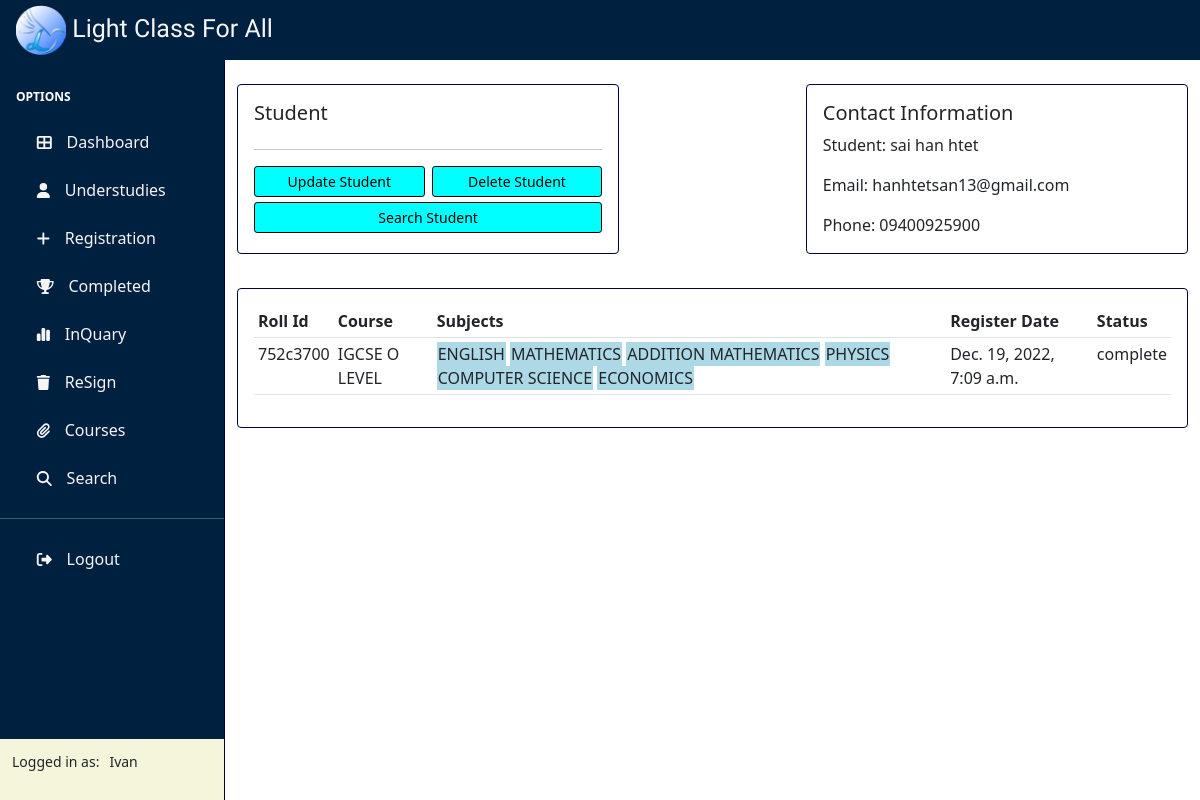
The app's page /studentinfo/3/ (signed in) with its own data.
### Class/models.py (models this page shows, shortened)
class Student(models.Model):
    STATUS = (
        ('understudies','understudies'),
        ('complete','complete'),
        ('resign','resign'),
    )
    roll_id = models.CharField(max_length=10, unique=True)
    status = models.CharField(max_length=100,
                                choices=STATUS,
                                default='understudies')
    student = NameField(max_length=50,null=True)
    guardian = NameField(max_length=50,null=True)
    phone = models.CharField(max_length=50,null=True)
    guardian_ph = models.CharField(max_length=50,null=True)
    email = models.EmailField(null=True)
    address = models.CharField(max_length=50,null=True)
    subjects = models.ManyToManyField(Subject)
    course = models.ForeignKey(Course,null=True,on_delete=models.SET_NULL)
    date_created = models.DateTimeField(auto_now_add=True,null=True)
    class Meta:
        db_table = 'STUDENT'

class Course(models.Model):
    name = models.CharField(max_length=100,null=True)
    class Meta:
        db_table = 'COURSE'
    def __str__(self) -> str:
        return self.name

class Subject(models.Model):
    name = models.CharField(max_length=50,null=True)
    class Meta:
        db_table = 'SUBJECT'
    def __str__(self) -> str:
        return self.name

### Class/views.py (the view)
# urls.py: path('studentinfo/<str:data>/',views.studentinfo,name='StudentInfo'),
@login_required(login_url='Login')
def studentinfo(request,data):
    student = Student.objects.get(id=data)
    dictSubjects = list(Student.subjects.through.objects.filter(student_id=student.id).values())
    subjs = []
    for i,subj in enumerate(dictSubjects):
        subjectname = Subject.objects.filter(id=subj['subject_id'])[0]
        subjs.append(subjectname)
    context = {
        'student':student,
        'rollid': student.roll_id,
        'subjects':subjs
        }
    return render(request,'Class/studentinfo.html',context)

### templates/class/studentinfo.html
{% extends 'Class/base.html' %}
{% block content %}
<br>
<div class="row Information">
    <div class="col-md-5 col-sm-6">
        <div class="card card-body Information-card">
            <h5>Student</h5>
            <hr>
            <div class="edit">
                <a href="{% url 'UpdateStudent' student.id %}" class="btn update_student btn-sm">Update Student</a>
                <a href="{% url 'DeleteStudent' student.id %}" class="btn delete_student btn-sm">Delete Student</a>
            </div>
            <a href="" class="btn search_student btn-sm btn-block" type="hidden">Search Student</a>
        </div>
    </div>
    <div class="col-md-5 col-sm-6">
        <div class="card card-body Information-card">
            <h5>Contact Information</h5>
            <p>Student: <span class="customer-name">{{student.student}}</span></p>
            <p>Email: <span class="customer-email">{{student.email}}</span></p>
            <p>Phone: <span class="customer-phone">{{student.phone}}</span></p>
        </div>
    </div>
</div>
<br>
<div class="row">
    <div class="col">
        <div class="card card-body">
            <table class="table table-sm">
                <tr>
                    <th>Roll Id</th>
                    <th>Course</th>
                    <th>Subjects</th>
                    <th>Register Date</th>
                    <th>Status</th>
                </tr>
                <tr>
                    <td>{{rollid}}</td>
                    <td>{{student.course}}</td>
                    <td>
                        {%for i in subjects%}
                        <span style="border: 1px solid lightblue;background-color: lightblue;">{{ i }}</span>
                        {% endfor %}
                    </td>
                    <td>{{student.date_created}}</td>
                    <td>{{student.status}}</td>
                </tr>
            </table>
        </div>
    </div>
</div>
{% endblock content %}

### templates/class/sidebar.html
{% load static %}
<div class="sidebar" id="layoutSidenav_nav">
    <nav class="sb-sidenav" id="sidenavAccordion">
        <div class="sb-sidenav-menu">
            <div class="nav">
                <div class="sb-sidenav-menu-heading">Options</div>
                {% url 'Home' as dashboard_url %}
                <a class="nav-link  {% if request.path == dashboard_url %}active{% endif %}" href="{{dashboard_url}}">
                    <i class="fa-solid fa-table-cells-large sb-nav-link-icon"></i>
                    <span>Dashboard</span>
                </a>
                {% url 'Student' as student_url %}
                <a class="nav-link  {% if request.path == student_url %}active{% endif %}" href="{{student_url}}">
                    <i class="fa-solid fa-user sb-nav-link-icon"></i>
                    <span>understudies</span>
                </a>
                {% url 'Register' as register_url %}
                <a class="nav-link  {% if request.path == register_url %}active{% endif %}" href="{{register_url}}">
                    <i class="fa-solid fa-plus sb-nav-link-icon"></i>
                    <span>Registration</span>
                </a>
                {% url 'Completed' as complete_url %}
                <a class="nav-link  {% if request.path == complete_url %}active{% endif %}" href="{{complete_url}}">
                    <i class="fa-solid fa-trophy sb-nav-link-icon"></i>
                    <span>Completed</span>
                </a>
                {% url 'InQuery' as inquery_url %}
                <a class="nav-link  {% if request.path == inquery_url %}active{% endif %}" href="{{inquery_url}}">
                    <i class="fa-solid fa-chart-simple sb-nav-link-icon"></i>
                    <span>InQuary</span>
                </a>
                {% url 'Dropout' as dropout_url %}
                <a class="nav-link  {% if request.path == dropout_url %}active{% endif %}" href="{{dropout_url}}">
                    <i class="fa-solid fa-trash sb-nav-link-icon"></i>
                    <span>ReSign</span>
                </a>
                {% url 'Course' as course_url %}
                <a class="nav-link  {% if request.path == course_url %}active{% endif %}" href="{{course_url}}">
                    <i class="fa-solid fa-paperclip sb-nav-link-icon"></i>
                    <span>Courses</span>
                </a>
                {% url 'Search' as search_url %}
                <a class="nav-link  {% if request.path == search_url %}active{% endif %}" href="{{search_url}}">
                    <i class="fa-solid fa-search sb-nav-link-icon"></i>
                    <span>Search</span>
                </a>
                <hr>
                <a class="nav-link" href="{% url 'Logout' %}">
                    <i class="fa-solid fa-right-from-bracket sb-nav-link-icon"></i>
                    <span>Logout</span>
                </a>
            </div>
        </div>
        <div class="sb-sidenav-footer d-flex" style="background-color: beige;">
            <div class="small">Logged in as:
                {% if user.is_authenticated %}
                    <p style="text-transform: capitalize;float:right;margin-left: 10px;">{{ user.get_username }}</p>
                {% else %}
                    {% url 'Login' %}
                {% endif %}
            </div>
            </div>
    </nav>
</div>

### static/css/style.css (style rules this page uses)
:root { --yale-blue: #0F4392; --tart-orange: #FF4949; --cetacean-blue: #000249; --max-red: #DD1717; --btn-danger: var(--tart-orange); --btn-dead: var(--max-red); --btn-primary: var(--yale-blue); --bg-active: #ff4949; --primary-nav: #317773; }
#layoutSidenav_nav { flex-basis: 225px; flex-shrink: 0; transition: transform 0.15s ease-in-out; position: relative; top: 0; height: 100%; }
#layoutSidenav_nav { width: 225px; background-color: #00203FFF; border-right: 1.3px solid #000249; }
.sb-sidenav { padding-top: 0px; display: flex; flex-direction: column; height: 100%; flex-wrap: nowrap; }
.sb-sidenav .sb-sidenav-menu { overflow-y: auto; flex-grow: 1; height: 100%; }
.sb-sidenav .sb-sidenav-menu .nav { flex-direction: column; flex-wrap: nowrap; }
.sb-sidenav .sb-sidenav-menu .nav .sb-sidenav-menu-heading { padding: 1.75rem 1rem 0.75rem; font-size: 0.75rem; color: white; font-weight: bolder; text-transform: uppercase; }
.sb-sidenav .sb-sidenav-menu .nav .nav-link { display: flex; align-items: center; padding-top: 0.75rem; text-align: center; padding-bottom: 0.75rem; position: relative; color: whitesmoke; }
.nav-link .sb-nav-link-icon { color: whitesmoke !important; padding-left: 1.3rem; padding-right: 0.3rem; margin: 0; font-size: 15px; }
.nav-link span { text-transform: capitalize; margin-left: 10px; }
.sb-sidenav hr { color:white }
.sb-sidenav .sb-sidenav-footer { padding: 0.75rem; flex-shrink: 0; background-color: lightblue; }
.card { border: 1px solid #000249; }
.Information { justify-content: space-between; }
.Information-card { height: 170px; margin-bottom: 10px; }
.edit { margin-bottom: 5px; padding: 0; display: flex; flex-direction: 1fr 1fr; justify-content: space-between; }
.edit a,.search_student { background-color: aqua; color: black; width: 49%; border: 1px solid black; margin: 0; }
.search_student { width: 100%; }

### records on screen
Student: student "sai han htet", email "hanhtetsan13@gmail.com", phone "09400925900", roll "752c3700", course "IGCSE O LEVEL", date_created "Dec. 19, 2022, 7:09 a.m.", status "complete"
Subject: name "ENGLISH"
Subject: name "MATHEMATICS"
Subject: name "ADDITION MATHEMATICS"
Subject: name "PHYSICS"
Subject: name "COMPUTER SCIENCE"
Subject: name "ECONOMICS"

### other values on screen
{{ user.get_username }} "Ivan"
